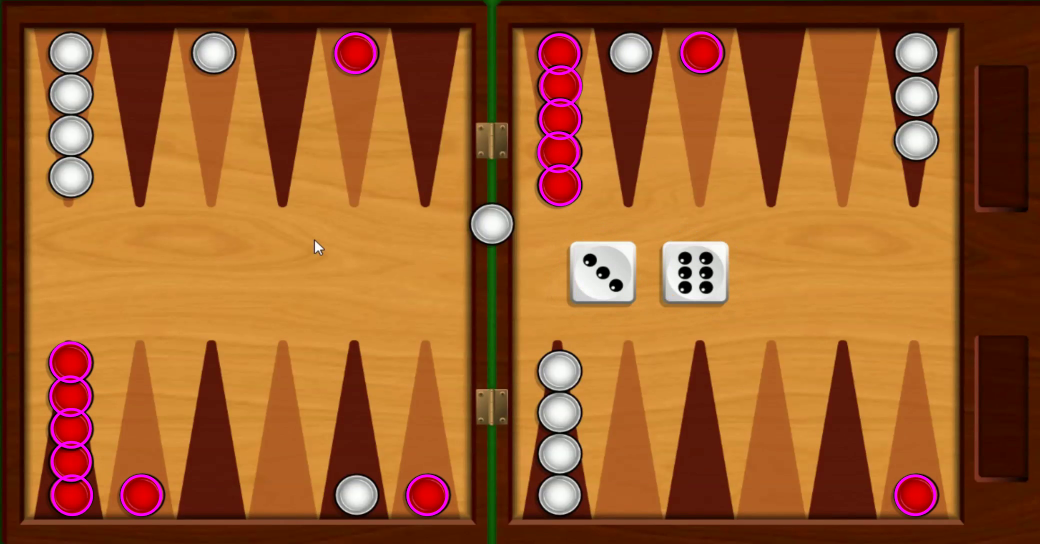
//> input picture frame 38 of HW3/part4/p4a_video1_final.avi, 2080 x 1088 px, given in place of p4_video1.avi, which was not available (shown at 1/2 size)
$ ./p4a_code   (built with g++ and OpenCV 4)
//> lines starting //> are read from the running program, lines starting //| are printed output that depends on the picture; after the words box and inside, x2 and y2 are one past the last pixel; in counts of white or black regions, pixels touching at a corner belong together; pictures that were not available may be replaced by others from this repository, and a replacement may not be noted
// Your code goes in this file.

// Headers
#include <opencv2/core/core.hpp>
#include <opencv2/highgui/highgui.hpp>
#include <opencv2/imgproc/imgproc.hpp>
#include <opencv2/opencv.hpp>
#include <iostream>

using namespace cv;
using namespace std;

#define R_LOW 200
#define R_HIGH 255
#define G_LOW 0
#define G_HIGH 10
#define B_LOW 0
#define B_HIGH 10

// compile command
// cl /EHsc part4\p4a_code.cpp /I Y:\CodeLib\opencv\include /link /LIBPATH:Y:\CodeLib\opencv\x64\vc17\lib opencv_world455.lib


int main(int argc, char* argv[]) {

	// Load input video
	//  If your video is in a different source folder than your code,
	//  make sure you specify the directory correctly!
	VideoCapture input_cap("part4/p4_video1.avi");

	// Check validity of target file
	if (!input_cap.isOpened()) {
		std::cout << "Input video not found." << std::endl;
		return -1;
	}

	// Set up target output video
	/*	usage: VideoWriter(filename, encoding, framerate, Size)
	 *		in our case, cv_cap_prop_* means "get property of capture"
	 *	 	we want our output to have the same properties as the input!
	 */

	VideoWriter output_cap("part4/p4a_video1_final.avi",
		VideoWriter::fourcc('H', '2', '6', '4'),
		input_cap.get(CAP_PROP_FPS),
		Size(input_cap.get(CAP_PROP_FRAME_WIDTH),
			input_cap.get(CAP_PROP_FRAME_HEIGHT)));

	// Again, check validity of target output file
	if (!output_cap.isOpened()) {
		std::cout << "Could not create output file." << std::endl;
		return -1;
	}

	// Loop to read from input one frame at a time, write text on frame, and
	// copy to output video
	Mat frame;
	int count = 0;
	while (input_cap.read(frame)) {
//> frame is the input picture: 1088 rows x 2080 cols, CV_8UC3; mean B, G, R 42.7, 92.2, 155.7
		//cout << "working " << count << "\n";

		Mat gray;
		cvtColor(frame, gray, COLOR_BGR2GRAY);
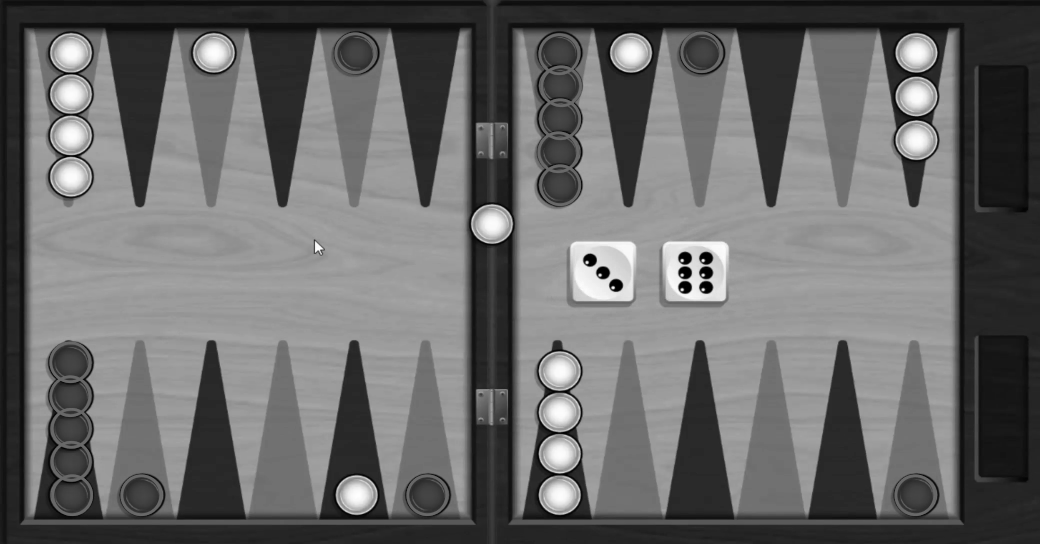
//> gray: 1088 rows x 2080 cols, CV_8UC1 (shown at 1/2 size); min 0, max 255, mean 105.5
		medianBlur(gray, gray, 5);
		vector<Vec3f> circles;
		HoughCircles(gray, circles, HOUGH_GRADIENT, 1,
			gray.rows / 32,
			100, 30, 25, 40
		);
//> circles = 30 circles (x, y, radius), first 12: [1834.5, 105.5, 39.4], [1834.5, 192.5, 39.4], [139.5, 270.5, 39.4], [143.5, 187.5, 39.4], [710.5, 989.5, 39.4], [139.5, 353.5, 39.4], [1830.5, 279.5, 39.4], [143.5, 104.5, 39.4], [1117.5, 824.5, 39.4], [140.5, 791.5, 35.7], [853.5, 989.5, 35.9], [429.5, 104.5, 39.4]

		//imwrite("part4/p4_helper.png", frame);


		for (size_t num = 0; num < circles.size(); num++) {
			Vec3i c = circles[num];
			Point center = Point(c[0], c[1]);

			//circle(frame, center, 1, Scalar(255, 0, 0), 3, LINE_AA);
			int radius = c[2];

			int x_coord = c[0];
			int y_coord = c[1];
			//printf("Here");


			// rgb[0] is blue, rgb[1] is green, and rgb[2] is red
			if (frame.at<Vec3b>(y_coord, x_coord)[0] >= 0 && frame.at<Vec3b>(y_coord, x_coord)[0] <= 20) {
				if (frame.at<Vec3b>(y_coord, x_coord)[1] >= 0 && frame.at<Vec3b>(y_coord, x_coord)[1] <= 20) {
					if (frame.at<Vec3b>(y_coord, x_coord)[2] >= 200 && frame.at<Vec3b>(y_coord, x_coord)[2] <= 255) {

						// Draw circle around red circle.
						//printf("Wow a red circle");
						circle(frame, center, radius, Scalar(255, 0, 255), 3, LINE_AA);
					}
				}
			}

			if (frame.at<Vec3b>(y_coord, x_coord)[0] >= 230 && frame.at<Vec3b>(y_coord, x_coord)[0] <= 255) {
				if (frame.at<Vec3b>(y_coord, x_coord)[1] >= 230 && frame.at<Vec3b>(y_coord, x_coord)[1] <= 255) {
					if (frame.at<Vec3b>(y_coord, x_coord)[2] >= 230 && frame.at<Vec3b>(y_coord, x_coord)[2] <= 255) {

						// Draw circle around red circle.
						//printf("Wow a red circle");
						circle(frame, center, radius, Scalar(255, 0, 255), 3, LINE_AA);
					}
				}
			}

		}
//> this loop made 30 passes
//> (radius, x_coord, y_coord) on passes 1 to 12: (39, 1834, 106), (39, 1834, 192), (39, 140, 270), (39, 144, 188), (39, 710, 990), (39, 140, 354), (39, 1830, 280), (39, 144, 104), (39, 1118, 824), (36, 140, 792), (36, 854, 990), (39, 430, 104)
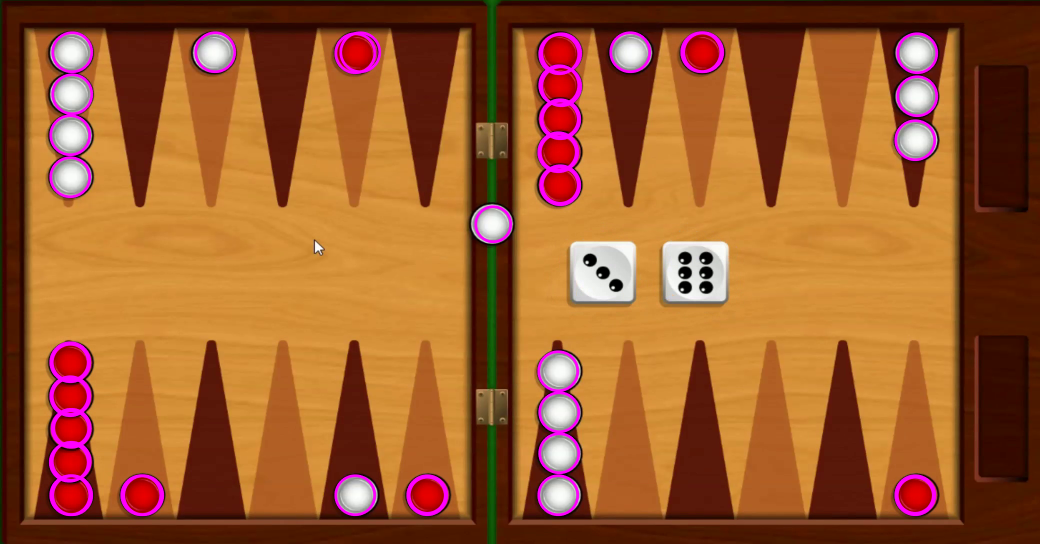
//> frame: 1088 rows x 2080 cols, CV_8UC3 (shown at 1/2 size); 2.03% of pixels changed, all inside (x1, y1, x2, y2) = (97, 62, 1877, 1033)
		count++;
		output_cap.write(frame);
	}


	// free the capture objects from memory
	input_cap.release();
	output_cap.release();

	return 1;

}

$ run again, starting later in the video
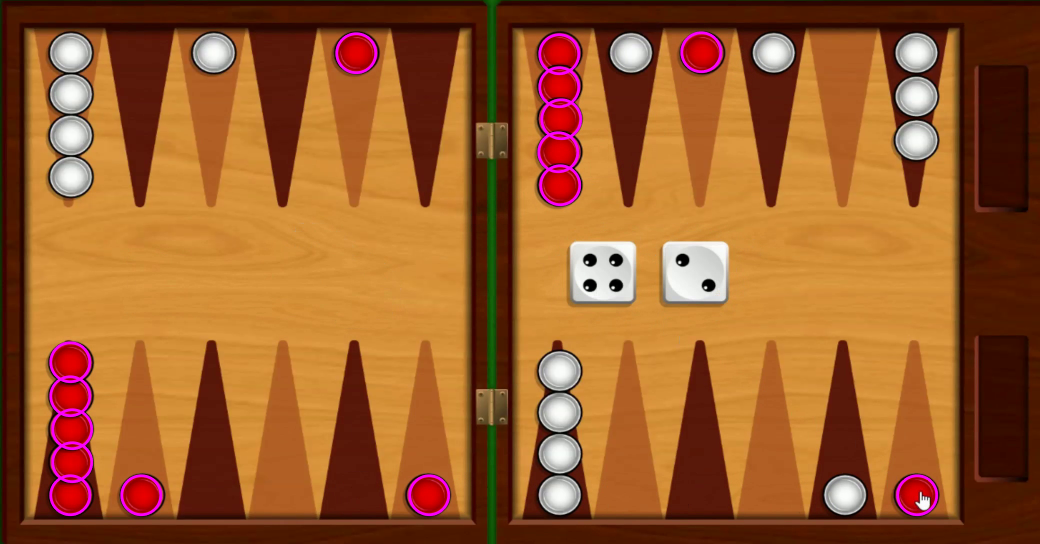
//> input picture frame 171 of HW3/part4/p4a_video1_final.avi, 2080 x 1088 px, given in place of p4_video1.avi, which was not available (shown at 1/2 size)
//> frame is the input picture: 1088 rows x 2080 cols, CV_8UC3; mean B, G, R 42.9, 92.5, 155.8
//> `cvtColor(frame, gray, COLOR_BGR2GRAY);`:
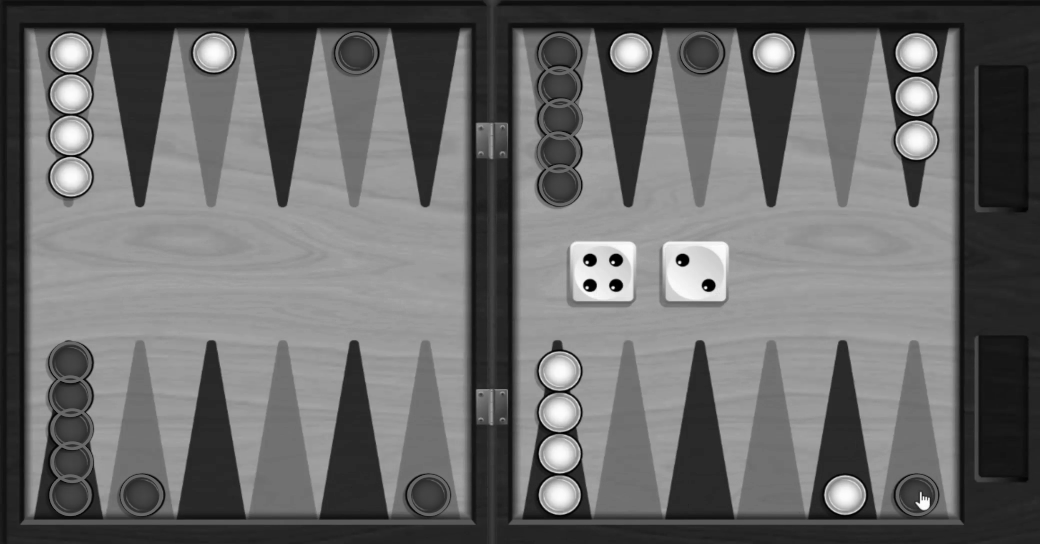
//> gray: 1088 rows x 2080 cols, CV_8UC1 (shown at 1/2 size); min 0, max 255, mean 105.6
//> circles = 30 circles (x, y, radius), first 12: [1834.5, 192.5, 39.4], [1687.5, 989.5, 39.4], [1834.5, 105.5, 39.4], [139.5, 270.5, 39.4], [712.5, 105.5, 35.7], [139.5, 353.5, 39.4], [1549.5, 105.5, 39.4], [1830.5, 279.5, 39.4], [857.5, 990.5, 35.7], [1121.5, 237.5, 35.7], [1121.5, 989.5, 39.4], [143.5, 104.5, 39.4]
//> the loop `for (size_t num = 0; num < circles.size(); num++)` made 30 passes
//> (radius, x_coord, y_coord) on passes 1 to 8: (39, 1834, 192), (39, 1688, 990), (39, 1834, 106), (39, 140, 270), (36, 712, 106), (39, 140, 354), (39, 1550, 106), (39, 1830, 280)
//> after the loop `for (size_t num = 0; num < circles.size(); num++)`:
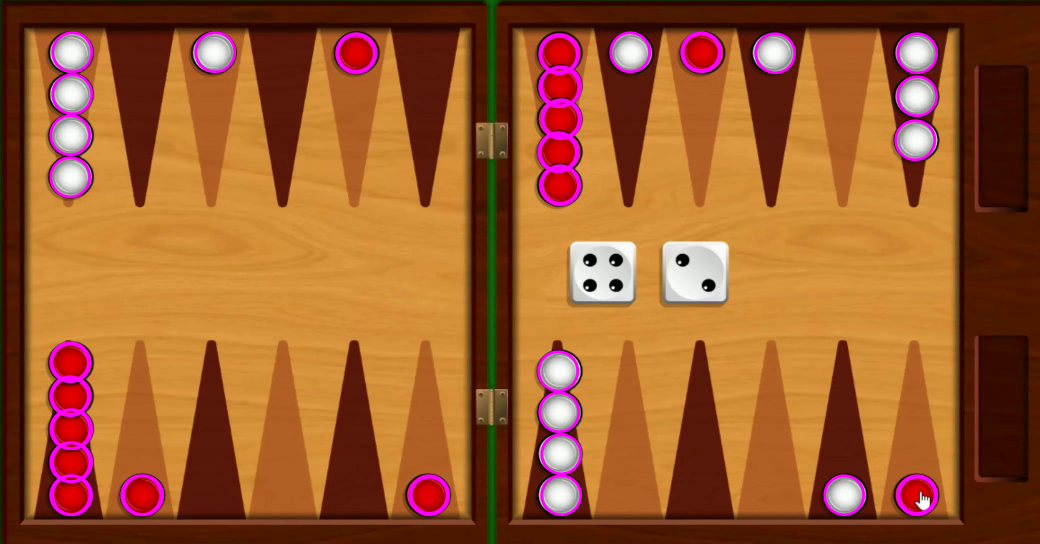
//> frame: 1088 rows x 2080 cols, CV_8UC3 (shown at 1/2 size); 2.03% of pixels changed, all inside (x1, y1, x2, y2) = (98, 62, 1877, 1033)

$ run again, starting later in the video
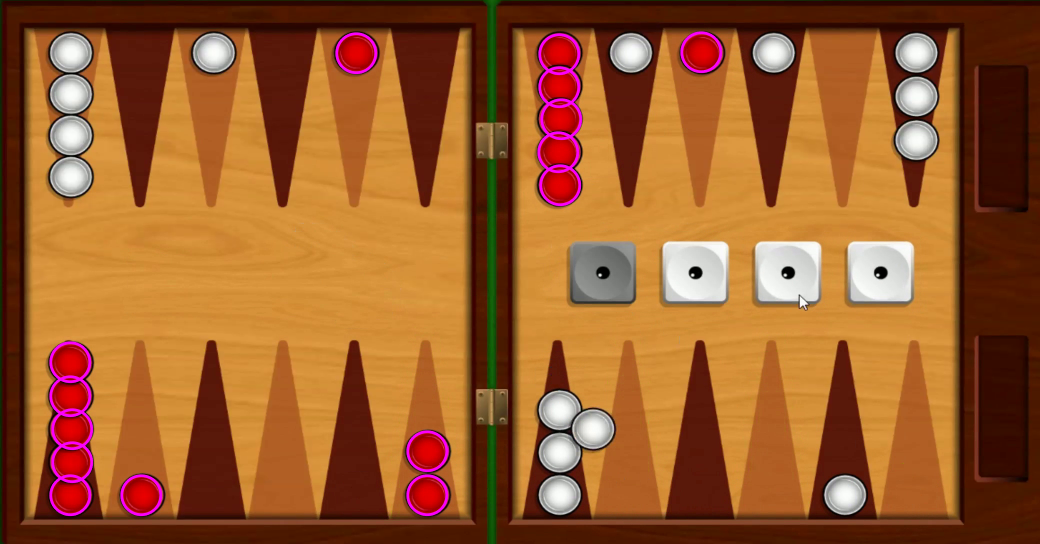
//> input picture frame 304 of HW3/part4/p4a_video1_final.avi, 2080 x 1088 px, given in place of p4_video1.avi, which was not available (shown at 1/2 size)
//> frame is the input picture: 1088 rows x 2080 cols, CV_8UC3; mean B, G, R 44.5, 92.8, 155.1
//> `cvtColor(frame, gray, COLOR_BGR2GRAY);`:
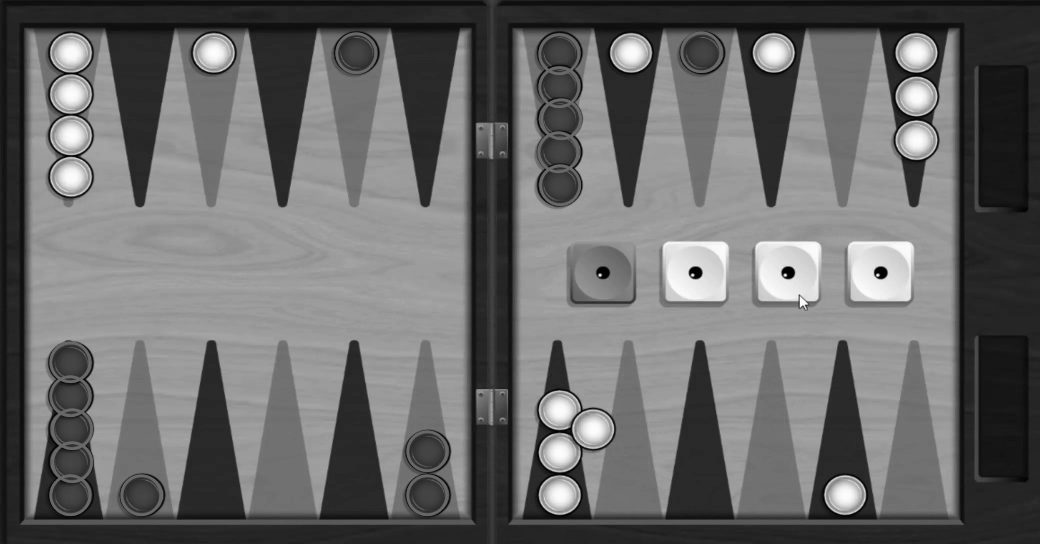
//> gray: 1088 rows x 2080 cols, CV_8UC1 (shown at 1/2 size); min 0, max 254, mean 105.8
//> circles = 30 circles (x, y, radius), first 12: [1834.5, 192.5, 39.4], [1687.5, 989.5, 39.4], [1834.5, 105.5, 39.4], [139.5, 270.5, 39.4], [712.5, 105.5, 35.7], [139.5, 353.5, 39.4], [1549.5, 105.5, 39.4], [1830.5, 279.5, 39.4], [854.5, 989.5, 35.7], [1121.5, 989.5, 39.4], [1183.5, 857.5, 39.4], [1121.5, 237.5, 35.7]
//> the loop `for (size_t num = 0; num < circles.size(); num++)` made 30 passes
//> (radius, x_coord, y_coord) on passes 1 to 8: (39, 1834, 192), (39, 1688, 990), (39, 1834, 106), (39, 140, 270), (36, 712, 106), (39, 140, 354), (39, 1550, 106), (39, 1830, 280)
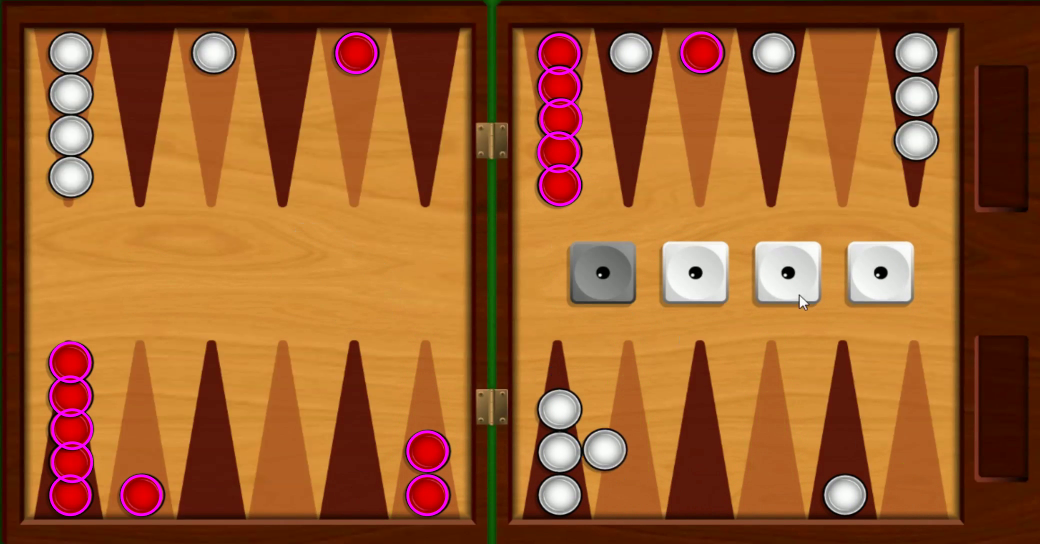
//> input picture frame 305 of HW3/part4/p4a_video1_final.avi, 2080 x 1088 px, given in place of p4_video1.avi, which was not available (shown at 1/2 size)
